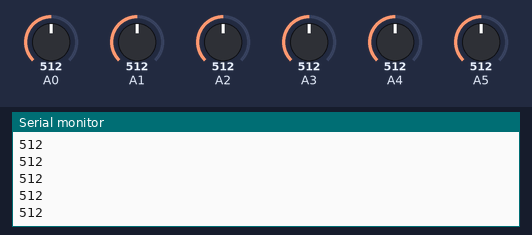
The sketch below on a simulated Arduino Uno, built with avr-gcc and run on an emulated ATmega328P. On the bench: the last lines printed to the serial monitor. Inputs (shaded band) come from the test bench; at power-on: A2 = 512, A3 = 512, A0 = 512, A1 = 512, A4 = 512, A5 = 512.

Above: at 1.3 s.
1.4 s: A2 set to 716
At 1.9 s:
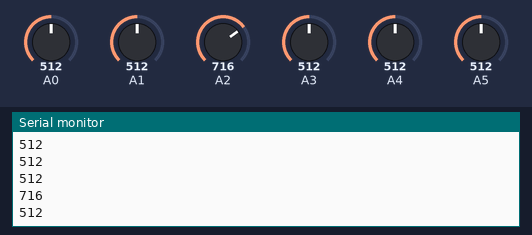
2.9 s: A3 set to 306
At 3.4 s:
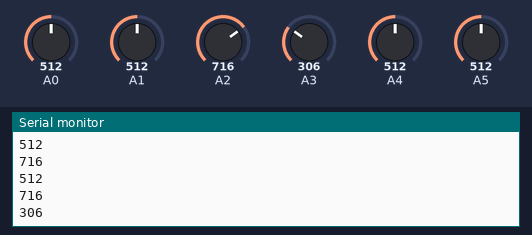
4.4 s: A2 set to 992
At 4.9 s:
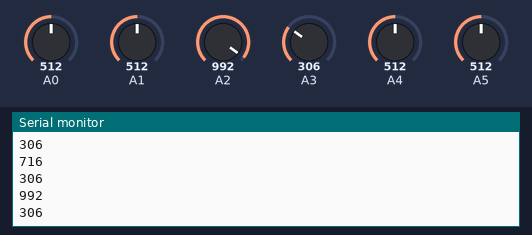
5.9 s: A3 set to 30
At 6.4 s:
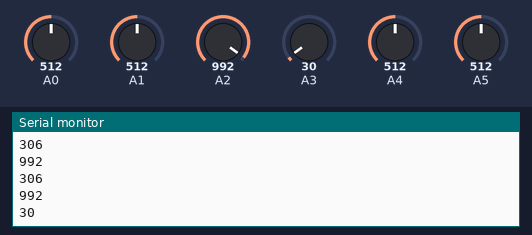
Timing chart, 0 to 8.4 s (numbered marks = the images above; inputs shaded):
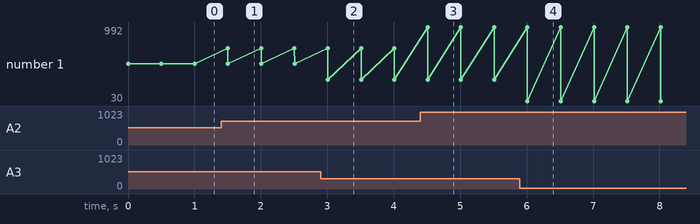

Measured:
- after the input at 1.4 s, the serial monitor: prints a new line after 0.10 s (image 1)
- after the input at 2.9 s, the serial monitor: prints a new line after 0.11 s (image 2)
- after the input at 4.4 s, the serial monitor: prints a new line after 0.11 s (image 3)
- after the input at 5.9 s, the serial monitor: prints a new line after 0.11 s (image 4)
- plotted number 1: 512 → 306 after the input at 2.9 s, 306 → 30 after the input at 5.9 s

The sketch:

Write_hall_serial_connection.ino
```cpp
void setup() {
  Serial.begin(115200);


}

void loop() {
  int Hall_left1 = analogRead(A0);
  int Hall_left2 = analogRead(A1);
  int Hall_right1 = analogRead(A2);
  int Hall_right2 = analogRead(A3);
  int Hall_back1 = analogRead(A4);
  int Hall_back2 = analogRead(A5);
  //Serial.println(Hall_left1);
  //Serial.println(Hall_left2);
  Serial.println();
  Serial.println(Hall_right1);
  Serial.println(Hall_right2);
  //Serial.println(Hall_back1);
  //Serial.println(Hall_back2);
  delay(500);

}
```
